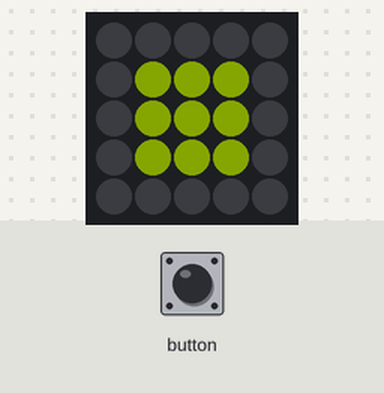
Recording of a sketch running on a simulated ESP32. On the bench: 5×5 RGB LED matrix (first LED top left, wired row by row). Inputs (shaded band) come from the test bench. Dim RGB values are drawn brighter than linear; what the sketch prints to the serial monitor is not drawn.

Above: at 1.53 s.
2.3 s: button pressed for 0.15 s
At 2.46 s:
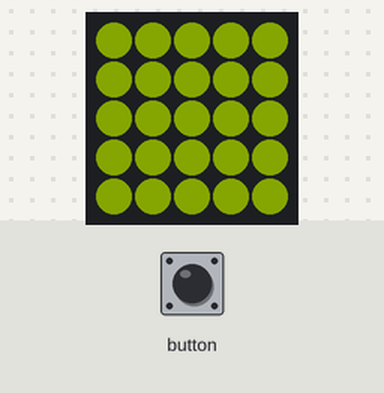
At 4.53 s:
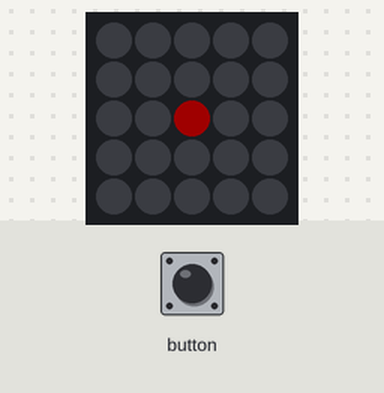
Timing chart, 0 to 6.0 s (numbered marks = the images above; inputs shaded):
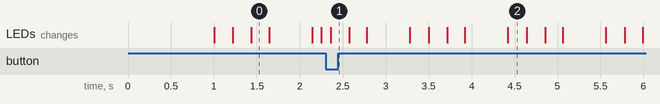

Measured:
- after the input at 2.3 s, the LEDs: first differ from a run without the input after 2.1 s (image 2)

The sketch:

M5Atom_DrawPixel.ino
```cpp
#include "M5Atom.h"

uint8_t Red = 255, Green = 200, Blue = 0;
uint8_t FSM = 0;

bool pressed = false;

void IRAM_ATTR btn_isr()
{
  pressed = true;
}

void setup()
{
  M5.begin(true, false, true);
  pinMode(39, INPUT_PULLUP);               // Button is G32 pin
  attachInterrupt(39, btn_isr, FALLING);   // Grove G32 pin
  delay(1000);
  M5.dis.clear();
  Serial.println("\nTest...");
}

void loop()
{
  if (pressed)
  {

    switch (FSM)
    {
      case 0:
        Red = 255, Green = 200, Blue = 0;
        break;
      case 1:
        Red = 0, Green = 200, Blue = 0;
        break;
      default:
        break;
     }
     FSM++;
     if (FSM >= 2) FSM = 0;
  }
  //M5.update();
  MidPoint(Red, Green, Blue);
  delay(100);
  //M5.update();
  InnerCircle(Red, Green, Blue);
  delay(100);
  //M5.update();
  OuterCircle(Red, Green, Blue);
  delay(200);
  //M5.update();
  OuterCircle(0,0,0);
  delay(100);
  //M5.update();
  InnerCircle(0,0,0);
  delay(100);
  //M5.update();
  MidPoint(0,0,0);
  delay(500);
  //M5.update();
/*  for (int i=0; i<25; i++)
  {
    //                     G  R  B
    M5.dis.drawpix(i, CRGB(0,100,0));
  }
  delay(1000);

  delay(1000);*/
}

void MidPoint(uint8_t R, uint8_t G, uint8_t B)
{
  M5.dis.drawpix(2, 2, CRGB(G, R, B));
}

void InnerCircle(uint8_t R, uint8_t G, uint8_t B)
{
  for (int i = 1; i < 4; i++) M5.dis.drawpix(i,1, CRGB(G, R, B));
  M5.dis.drawpix(1, 2, CRGB(G, R, B));
  M5.dis.drawpix(3, 2, CRGB(G, R, B));
  for (int i = 1; i < 4; i++) M5.dis.drawpix(i,3, CRGB(G, R, B));
}

void OuterCircle(uint8_t R, uint8_t G, uint8_t B)
{
  for (int i = 0; i < 5; i++) M5.dis.drawpix(i,0, CRGB(G, R, B));
  M5.dis.drawpix(0, 1, CRGB(G, R, B)); M5.dis.drawpix(4, 1, CRGB(G, R, B));
  M5.dis.drawpix(0, 2, CRGB(G, R, B)); M5.dis.drawpix(4, 2, CRGB(G, R, B));
  M5.dis.drawpix(0, 3, CRGB(G, R, B)); M5.dis.drawpix(4, 3, CRGB(G, R, B));
  for (int i = 0; i < 5; i++) M5.dis.drawpix(i,4, CRGB(G, R, B));
}
```
